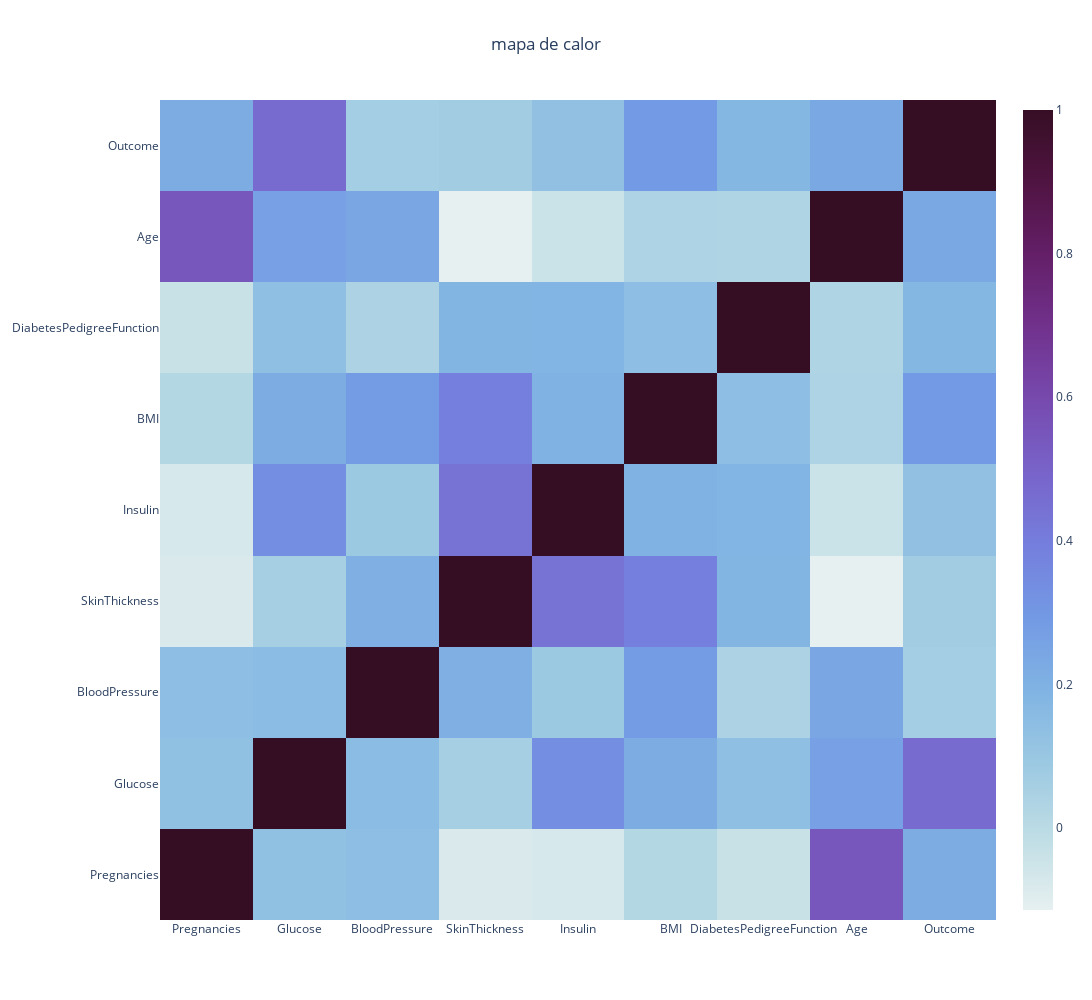

The notebook cell saved with this chart:
### Markdown cell above
No se han encontrado columnas con datos faltantes, sin embargo, hemos notado la presencia de numerosos valores de cero en las columnas correspondientes a "insulina" y "grosor de la piel". Dado que el valor cero no es válido para representar la información que intentan describir, podemos interpretar que las mediciones en estos casos no fueron realizadas o se cargaron incorrectamente.

Además, las columnas "glucosa", "IMC" (Índice de Masa Corporal) y "presión sanguínea" también contienen valores inválidos, aunque en menor cantidad.

### Code cell
corr_matrix = np.corrcoef(df.values.T)
fig = go.Figure(data=go.Heatmap(
        z=corr_matrix,
        x=df.columns,
        y=df.columns,
        colorscale='dense'))
fig.update_layout(
    title = 'mapa de calor',
    title_x = 0.5,
    width = 1300,
    height = 1000
)
fig.show()

### Figure 1 — Plotly figure (JSON) as saved in the notebook; plotly's stock layout.template omitted (floating-point values rounded to 4 significant figures)
{"data": [{"colorscale": [[0, "rgb(230, 240, 240)"], [0.09091, "rgb(191, 221, 229)"], [0.1818, "rgb(156, 201, 226)"], [0.2727, "rgb(129, 180, 227)"], [0.3636, "rgb(115, 154, 228)"], [0.4545, "rgb(117, 127, 221)"], [0.5455, "rgb(120, 100, 202)"], [0.6364, "rgb(119, 74, 175)"], [0.7273, "rgb(113, 50, 141)"], [0.8182, "rgb(100, 31, 104)"], [0.9091, "rgb(80, 20, 66)"], [1, "rgb(54, 14, 36)"]], "type": "heatmap", "x": ["Pregnancies", "Glucose", "BloodPressure", "SkinThickness", "Insulin", "BMI", "DiabetesPedigreeFunction", "Age", "Outcome"], "y": ["Pregnancies", "Glucose", "BloodPressure", "SkinThickness", "Insulin", "BMI", "DiabetesPedigreeFunction", "Age", "Outcome"], "z": [[1, 0.1295, 0.1413, -0.08167, -0.07353, 0.01768, -0.03352, 0.5443, 0.2219], [0.1295, 1.0, 0.1526, 0.05733, 0.3314, 0.2211, 0.1373, 0.2635, 0.4666], [0.1413, 0.1526, 1, 0.2074, 0.08893, 0.2818, 0.04126, 0.2395, 0.06507], [-0.08167, 0.05733, 0.2074, 1, 0.4368, 0.3926, 0.1839, -0.114, 0.07475], [-0.07353, 0.3314, 0.08893, 0.4368, 1, 0.1979, 0.1851, -0.04216, 0.1305], [0.01768, 0.2211, 0.2818, 0.3926, 0.1979, 1, 0.1406, 0.03624, 0.2927], [-0.03352, 0.1373, 0.04126, 0.1839, 0.1851, 0.1406, 1, 0.03356, 0.1738], [0.5443, 0.2635, 0.2395, -0.114, -0.04216, 0.03624, 0.03356, 1, 0.2384], [0.2219, 0.4666, 0.06507, 0.07475, 0.1305, 0.2927, 0.1738, 0.2384, 1]]}], "layout": {"height": 1000, "title": {"text": "mapa de calor", "x": 0.5}, "width": 1300}}
